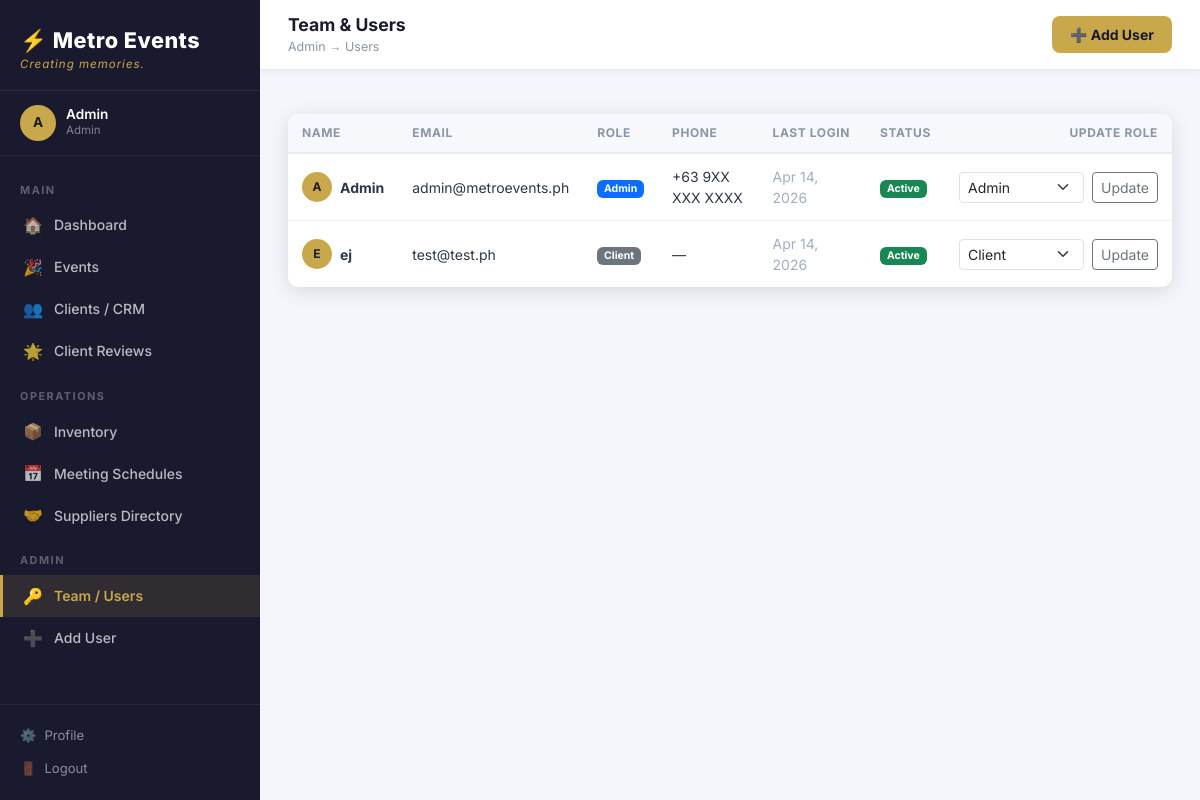
Before: /auth/users (signed in) with the older database file.
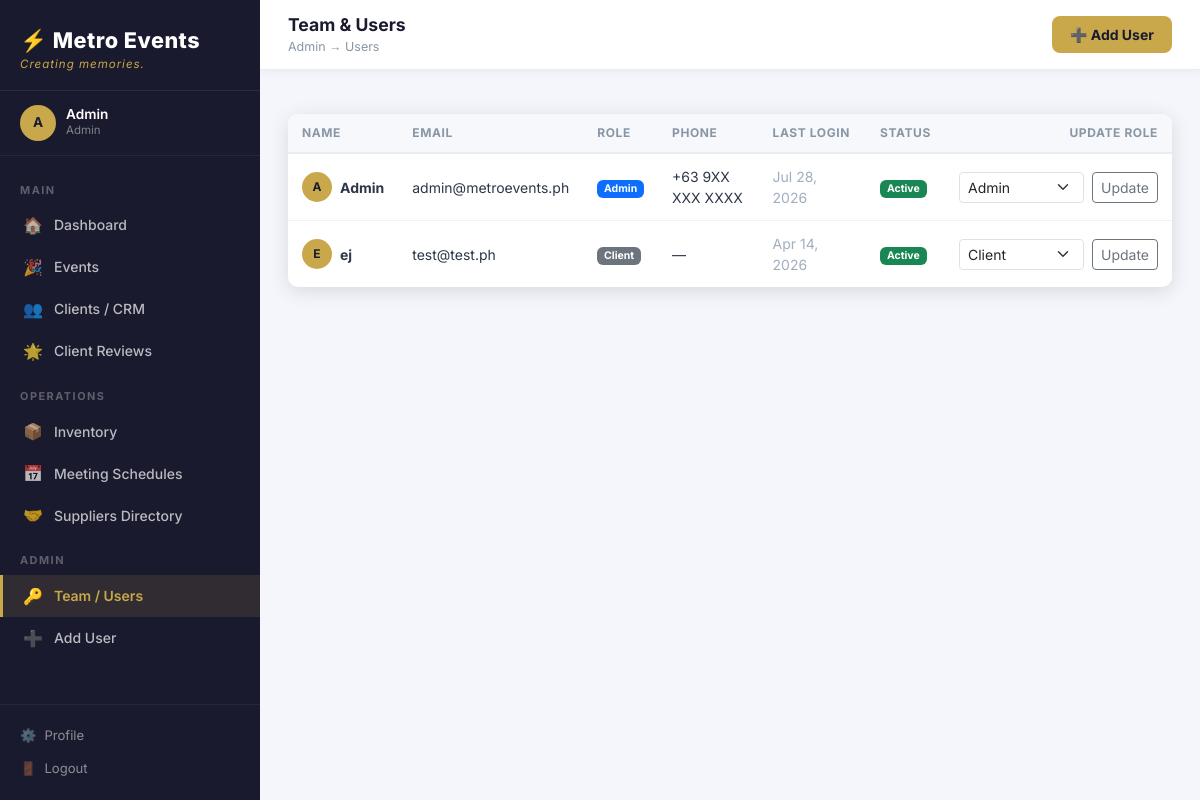
After: the same page with the newer database file.
### models/user.py (models this page shows, shortened)
class User(UserMixin, db.Model):
    __tablename__ = "users"
    id = db.Column(db.Integer, primary_key=True)
    name = db.Column(db.String(100), nullable=False)
    email = db.Column(db.String(150), unique=True, nullable=False, index=True)
    password_hash = db.Column(db.String(256), nullable=False)
    role = db.Column(
        db.Enum("admin", "coordinator", "designer", "warehouse", "client",
                name="user_roles"),
        nullable=False,
        default="coordinator"
    )
    phone = db.Column(db.String(30))
    avatar_url = db.Column(db.String(300))
    is_active = db.Column(db.Boolean, default=True)
    created_at = db.Column(db.DateTime, default=datetime.utcnow)
    last_login = db.Column(db.DateTime)
    tasks = db.relationship("Task", back_populates="assigned_user",
                            foreign_keys="Task.assigned_to", lazy="dynamic")
    @property
    def is_admin(self) -> bool:
        return self.role == "admin"

### routes/auth.py (the view)
@auth_bp.route("/users")
@login_required
def users_list():
    if not current_user.is_admin:
        flash("Access denied.", "danger")
        return redirect("/")
    users = User.query.order_by(User.name).all()
    return render_template("auth/users.html", users=users)

### models/user.py (called while the page is built)
@login_manager.user_loader
def load_user(user_id: str):
    return db.session.get(User, int(user_id))

### templates/auth/users.html (shortened to what this page needs)
{% extends "base.html" %}
{% block page_title %}Team & Users{% endblock %}
{% block breadcrumb %}Admin → Users{% endblock %}
{% block topbar_actions %}
  <a href="{{ url_for('auth.register') }}" class="btn-gold">➕ Add User</a>
{% endblock %}
{% block content %}
<div class="me-card">
  <div class="me-card-body p-0">
    <div class="table-responsive">
      <table class="me-table mb-0">
        <thead>
          <tr>
            <th>Name</th>
            <th>Email</th>
            <th>Role</th>
            <th>Phone</th>
            <th>Last Login</th>
            <th>Status</th>
            <th class="text-end">Update Role</th>
          </tr>
        </thead>
        <tbody>
          {% for u in users %}
          <tr>
            <td>
              <div class="d-flex align-items-center gap-2">
                <div class="me-avatar" style="width:30px;height:30px;font-size:.75rem;">{{ u.name[0]|upper }}</div>
                <strong>{{ u.name }}</strong>
              </div>
            </td>
            <td>{{ u.email }}</td>
            <td>
              <span class="badge {{ 'bg-primary' if u.role == 'admin' else ('bg-info text-dark' if u.role == 'coordinator' else 'bg-secondary') }}">
                {{ u.role|title }}
              </span>
            </td>
            <td>{{ u.phone or '—' }}</td>
            <td class="text-muted-sm">{{ u.last_login|dateformat if u.last_login else 'Never' }}</td>
            <td>
              {% if u.is_active %}
                <span class="badge bg-success">Active</span>
              {% else %}
                <span class="badge bg-danger">Inactive</span>
              {% endif %}
            </td>
            <td class="text-end">
              <form action="{{ url_for('auth.promote_user', user_id=u.id) }}" method="POST" class="d-flex align-items-center justify-content-end gap-2 m-0">
                <select name="role" class="form-select form-select-sm" style="width: 125px;">
                  <option value="client" {% if u.role == 'client' %}selected{% endif %}>Client</option>
                  <option value="admin" {% if u.role == 'admin' %}selected{% endif %}>Admin</option>
                </select>
                <button type="submit" class="btn btn-sm btn-outline-secondary">Update</button>
              </form>
            </td>
          </tr>
          {% endfor %}
        </tbody>
      </table>
    </div>
  </div>
</div>
{% endblock %}

### templates/base.html (shortened to what this page needs)
<!DOCTYPE html>
<html lang="en">
<head>
  <link rel="stylesheet" href="https://cdn.jsdelivr.net/npm/bootstrap@5.3.2/dist/css/bootstrap.min.css" />
  <link rel="stylesheet" href="https://cdnjs.cloudflare.com/ajax/libs/font-awesome/6.4.2/css/all.min.css" />
  <link rel="stylesheet" href="{{ url_for('static', filename='css/metro.css') }}" />
</head>
<body>
{% if current_user.is_authenticated %}
<div class="me-layout">
  <aside class="me-sidebar">
    <div class="me-sidebar-logo">
      <div class="brand-name">⚡ {{ APP_NAME }}</div>
      <div class="brand-tag">{{ APP_TAGLINE }}</div>
    </div>
    <div class="me-sidebar-user">
      <div class="me-avatar">{{ current_user.name[0]|upper }}</div>
      <div>
        <div class="user-name">{{ current_user.name }}</div>
        <div class="user-role">{{ current_user.role|title }}</div>
      </div>
    </div>
    <nav class="me-nav">
      {% if current_user.role == 'client' %}
        <div class="me-nav-section">Portal</div>
        <a href="{{ url_for('public.index') }}">
          <span class="nav-icon">🌐</span> Back to Website
        </a>
      {% else %}
        <div class="me-nav-section">Main</div>
        <a href="{{ url_for('dashboard.index') }}" class="{{ 'active' if request.endpoint == 'dashboard.index' }}">
          <span class="nav-icon">🏠</span> Dashboard
        </a>
        <a href="{{ url_for('events.list_events') }}" class="{{ 'active' if request.blueprint == 'events' }}">
          <span class="nav-icon">🎉</span> Events
        </a>
        <a href="{{ url_for('clients.list_clients') }}" class="{{ 'active' if request.blueprint == 'clients' }}">
          <span class="nav-icon">👥</span> Clients / CRM
        </a>
        <a href="{{ url_for('dashboard.manage_reviews') }}" class="{{ 'active' if request.endpoint == 'dashboard.manage_reviews' }}">
          <span class="nav-icon">🌟</span> Client Reviews
        </a>
        <div class="me-nav-section">Operations</div>
        <a href="{{ url_for('inventory.list_items') }}" class="{{ 'active' if request.blueprint == 'inventory' }}">
          <span class="nav-icon">📦</span> Inventory
        </a>
        <a href="{{ url_for('meetings.index') }}" class="{{ 'active' if request.blueprint == 'meetings' }}">
          <span class="nav-icon">📅</span> Meeting Schedules
        </a>
        <a href="{{ url_for('suppliers.list_suppliers') }}" class="{{ 'active' if request.blueprint == 'suppliers' }}">
          <span class="nav-icon">🤝</span> Suppliers Directory
        </a>
        {% if current_user.is_admin %}
        <div class="me-nav-section">Admin</div>
        <a href="{{ url_for('auth.users_list') }}" class="{{ 'active' if request.endpoint == 'auth.users_list' }}">
          <span class="nav-icon">🔑</span> Team / Users
        </a>
        <a href="{{ url_for('auth.register') }}" class="{{ 'active' if request.endpoint == 'auth.register' }}">
          <span class="nav-icon">➕</span> Add User
        </a>
        {% endif %}
      {% endif %}
    </nav>
    <div class="me-sidebar-footer">
      <a href="{{ url_for('auth.profile') }}" class="{{ 'active' if request.endpoint == 'auth.profile' }}"><span>⚙️</span> Profile</a>
      <a href="{{ url_for('auth.logout') }}"><span>🚪</span> Logout</a>
    </div>
  </aside>
  <div class="me-main">
    <header class="me-topbar">
      <div class="d-flex align-items-center gap-3">
        <div>
          <div class="page-title">{% block page_title %}{{ APP_NAME }}{% endblock %}</div>
          <div class="breadcrumb">{% block breadcrumb %}{% endblock %}</div>
        </div>
      </div>
      <div class="d-flex align-items-center gap-2">
        {% block topbar_actions %}{% endblock %}
      </div>
    </header>
    <div class="px-4 pt-3">
    </div>
    <main class="me-content">
      {% block content %}{% endblock %}
    </main>
  </div>
</div>
{% else %}
  {% block auth_content %}{% endblock %}
{% endif %}
</body>
</html>

### static/css/metro.css (style rules this page uses)
:root { --me-gold: #C9A84C; --me-gold-light: #E8C97A; --me-dark: #1A1A2E; --me-dark2: #16213E; --me-dark3: #0F3460; --me-sidebar-w: 260px; --me-radius: 10px; --me-shadow: 0 4px 20px rgba(0,0,0,.12); --me-transition: all .22s ease; }
*, *::before, *::after { box-sizing: border-box; }
body { font-family: 'Inter', 'Segoe UI', system-ui, sans-serif; background: #F4F6FB; color: #2D3748; margin: 0; min-height: 100vh; }
a { color: var(--me-gold); text-decoration: none; }
.me-layout { display: flex; min-height: 100vh; }
.me-sidebar { width: var(--me-sidebar-w); background: var(--me-dark); display: flex; flex-direction: column; position: fixed; top: 0; left: 0; bottom: 0; z-index: 1040; transition: var(--me-transition); overflow-y: auto; overflow-x: hidden; }
.me-sidebar-logo { padding: 24px 20px 16px; border-bottom: 1px solid rgba(255,255,255,.08); }
.me-sidebar-logo .brand-name { font-size: 1.35rem; font-weight: 800; color: #fff; letter-spacing: .5px; }
.me-sidebar-logo .brand-tag { font-size: .72rem; color: var(--me-gold); font-style: italic; letter-spacing: 1px; }
.me-sidebar-user { padding: 14px 20px; display: flex; align-items: center; gap: 10px; border-bottom: 1px solid rgba(255,255,255,.06); }
.me-avatar { width: 36px; height: 36px; border-radius: 50%; background: var(--me-gold); color: var(--me-dark); display: flex; align-items: center; justify-content: center; font-weight: 700; font-size: .85rem; flex-shrink: 0; }
.me-sidebar-user .user-name { color: #fff; font-size: .85rem; font-weight: 600; line-height: 1.2; }
.me-sidebar-user .user-role { color: rgba(255,255,255,.45); font-size: .72rem; text-transform: capitalize; }
.me-nav { padding: 10px 0; flex: 1; }
.me-nav-section { padding: 16px 20px 6px; font-size: .68rem; font-weight: 700; color: rgba(255,255,255,.3); letter-spacing: 1.5px; text-transform: uppercase; }
.me-nav a { display: flex; align-items: center; gap: 11px; padding: 9px 20px; color: rgba(255,255,255,.7); font-size: .875rem; font-weight: 500; border-left: 3px solid transparent; transition: var(--me-transition); }
.me-nav a.active { background: rgba(201,168,76,.12); color: var(--me-gold); border-left-color: var(--me-gold); font-weight: 600; }
.me-nav a .nav-icon { font-size: 1rem; width: 20px; text-align: center; flex-shrink: 0; }
.me-sidebar-footer { padding: 14px 20px; border-top: 1px solid rgba(255,255,255,.06); }
.me-sidebar-footer a { color: rgba(255,255,255,.5); font-size: .82rem; display: flex; align-items: center; gap: 8px; padding: 7px 0; transition: var(--me-transition); }
.me-main { margin-left: var(--me-sidebar-w); flex: 1; display: flex; flex-direction: column; min-height: 100vh; }
.me-topbar { background: #fff; padding: 12px 28px; display: flex; align-items: center; justify-content: space-between; border-bottom: 1px solid #E8ECF3; position: sticky; top: 0; z-index: 100; box-shadow: 0 2px 8px rgba(0,0,0,.05); }
.me-topbar .page-title { font-size: 1.1rem; font-weight: 700; color: var(--me-dark); margin: 0; }
.me-topbar .breadcrumb { font-size: .78rem; color: #8896A5; margin: 0; }
.me-content { padding: 28px; flex: 1; }
.me-card { background: #fff; border-radius: var(--me-radius); box-shadow: var(--me-shadow); border: none; overflow: hidden; }
.me-card-body { padding: 20px; }
.me-table { width: 100%; border-collapse: separate; border-spacing: 0; }
.me-table thead th { background: #F7F8FC; padding: 10px 14px; font-size: .75rem; font-weight: 700; color: #8896A5; text-transform: uppercase; letter-spacing: .6px; border-bottom: 2px solid #E8ECF3; white-space: nowrap; }
.me-table tbody td { padding: 12px 14px; border-bottom: 1px solid #F0F2F7; font-size: .875rem; vertical-align: middle; }
.me-table tbody tr:last-child td { border-bottom: none; }
.btn-gold { background: var(--me-gold); color: var(--me-dark); border: none; padding: 8px 18px; border-radius: 8px; font-weight: 700; font-size: .875rem; cursor: pointer; transition: var(--me-transition); display: inline-flex; align-items: center; gap: 6px; }
.text-muted-sm { font-size: .78rem; color: #A0AEC0; }

Changed rows visible on the page:
changed User "Admin": last_login "Apr 14, 2026" → "Jul 28, 2026"
